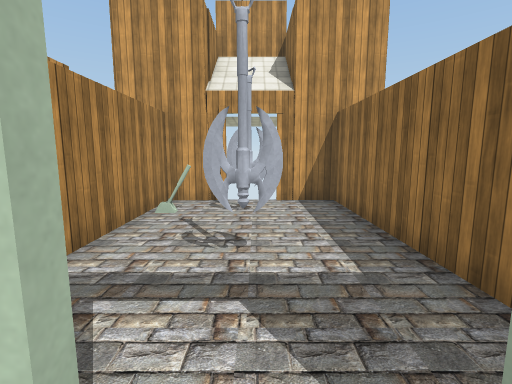
View 1 (above)

13 first-person views from a walk through a scene from a Unity 3-D project. The camera is 1.4 m above the floor, tilts 8° down and sees 85° across. Doors are open. The floor is counted in squares, 1 m on a side. Each view is taken from the middle of a square. On the plan, view 1 faces up. The plan holds only what a view shows up to about 14 squares ahead; the rest is blank. The player character is not drawn. Some surface patterns are stand-ins.

View 2
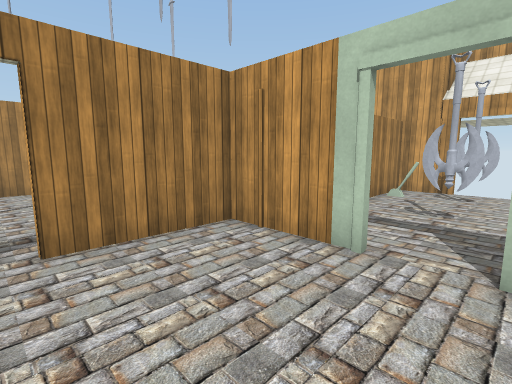

View 3
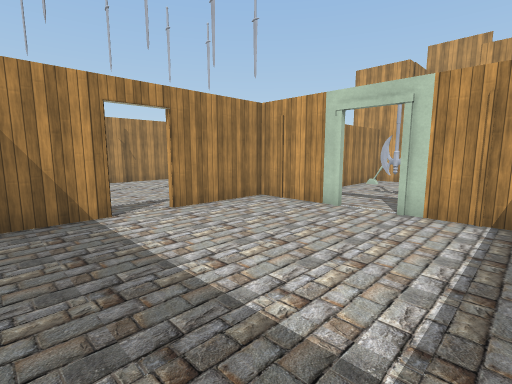

View 4
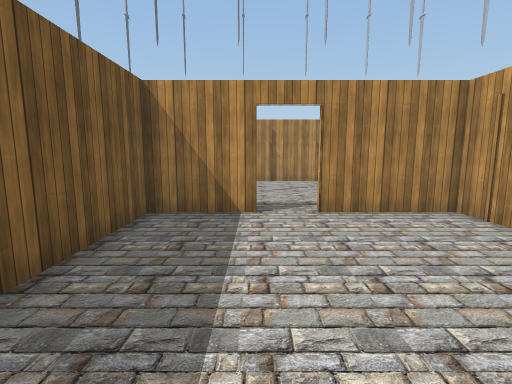

View 5
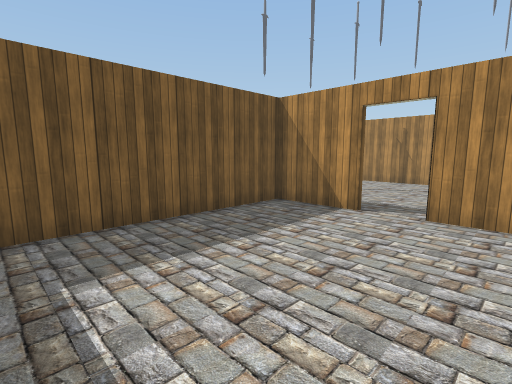

View 6
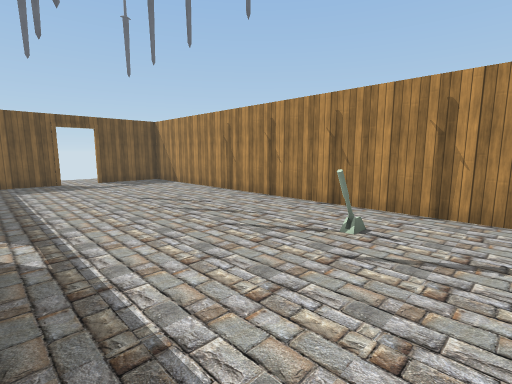

View 7
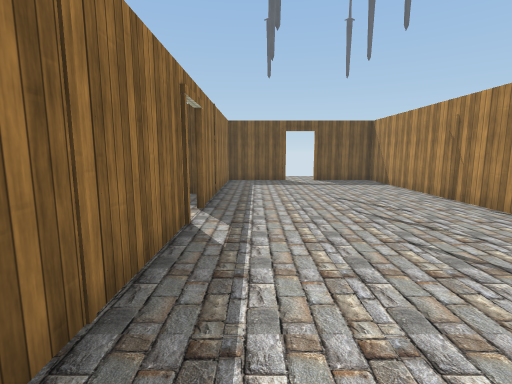

View 8
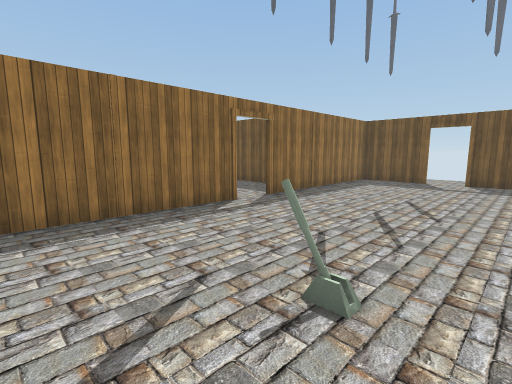

View 9
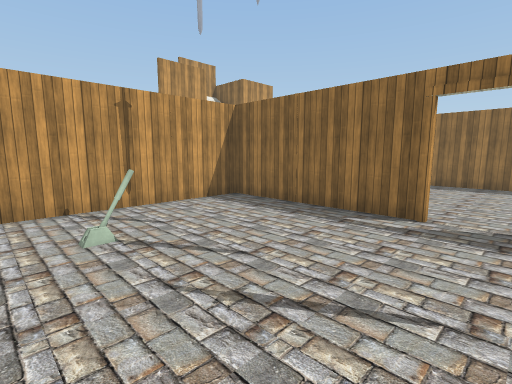

View 10
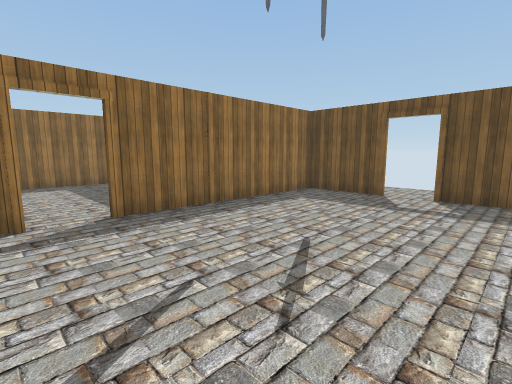

View 11
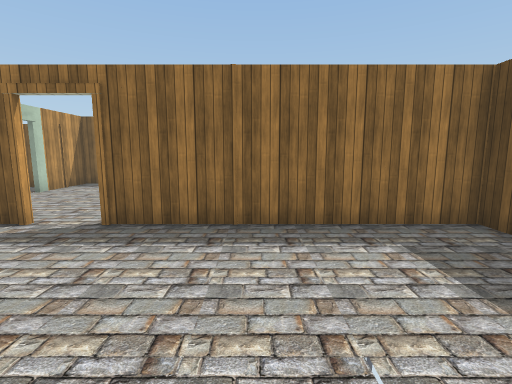

View 12
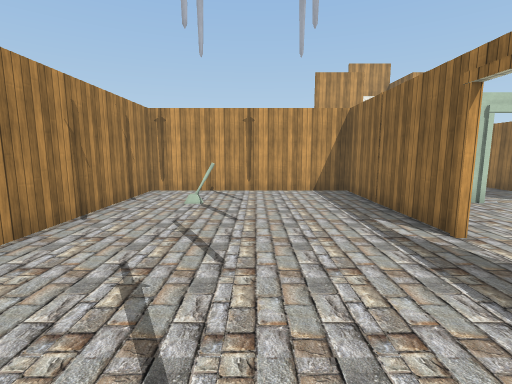

View 13
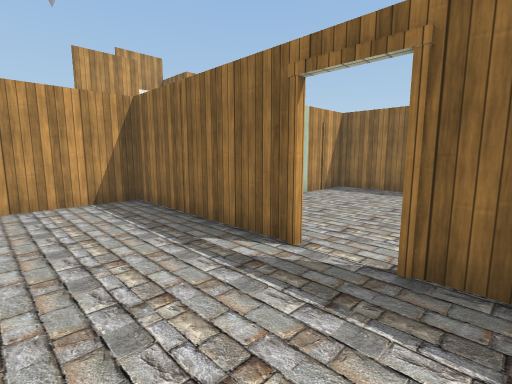

### Floor plan
Ten units are one square. View 1 is at (0, 0); x grows to the right and y downward. Boxes are objects, and circles mark ways between rooms. Rooms are numbered by the first view taken in them; rooms with no view inside come last. Other rooms are left out.
<svg viewBox="-114 -86 157 205">
<path fill="none" stroke="#000" d="M-35 39 -35 66M-5 -8 -35 -8 -35 25M38 62 38 -8 8 -8M-38 65 29 65M-36 26 -36 -34 -109 -34 -109 111M-66 114 -36 114 -36 39M-98 114 -79 114M23 -6 23 -81 6 -81M-7 -81 -26 -81 -26 -35"/>
<rect x="-85" y="-15" width="10" height="10" fill="#bbb"><title>lever</title></rect>
<rect x="-25" y="-65" width="10" height="10" fill="#bbb"><title>lever</title></rect>
<rect x="-5" y="-35" width="10" height="10" fill="#bbb"><title>axe</title></rect>
<rect x="-5" y="-65" width="10" height="10" fill="#bbb"><title>axe</title></rect>
<circle cx="-40" cy="35" r="3" fill="#2a7"/>
<circle cx="0" cy="-10" r="3" fill="#2a7"/>
<text x="0" y="30">1</text>
<text x="-70" y="40">2</text>
<text x="0" y="-40">3</text>
</svg>
Room 1 opens to room 2. Room 1 opens to room 3.

Where each view was taken, in squares from view 1:
view 1: 0 up, 0 right, facing up
view 2: 3 down, 1 right, facing up-left
view 3: 6 down, 3 right, facing up-left
view 4: 4 down, 3 right, facing left
view 5: 1 down, 3 right, facing down-left
view 6: 3 up, 4 left, facing down-left
view 7: 3 up, 5 left, facing down
view 8: 3 up, 10 left, facing down-right
view 9: 4 down, 10 left, facing up-right
view 10: 2 down, 10 left, facing down-right
view 11: 7 down, 9 left, facing right
view 12: 7 down, 7 left, facing up
view 13: 5 down, 7 left, facing up-right
